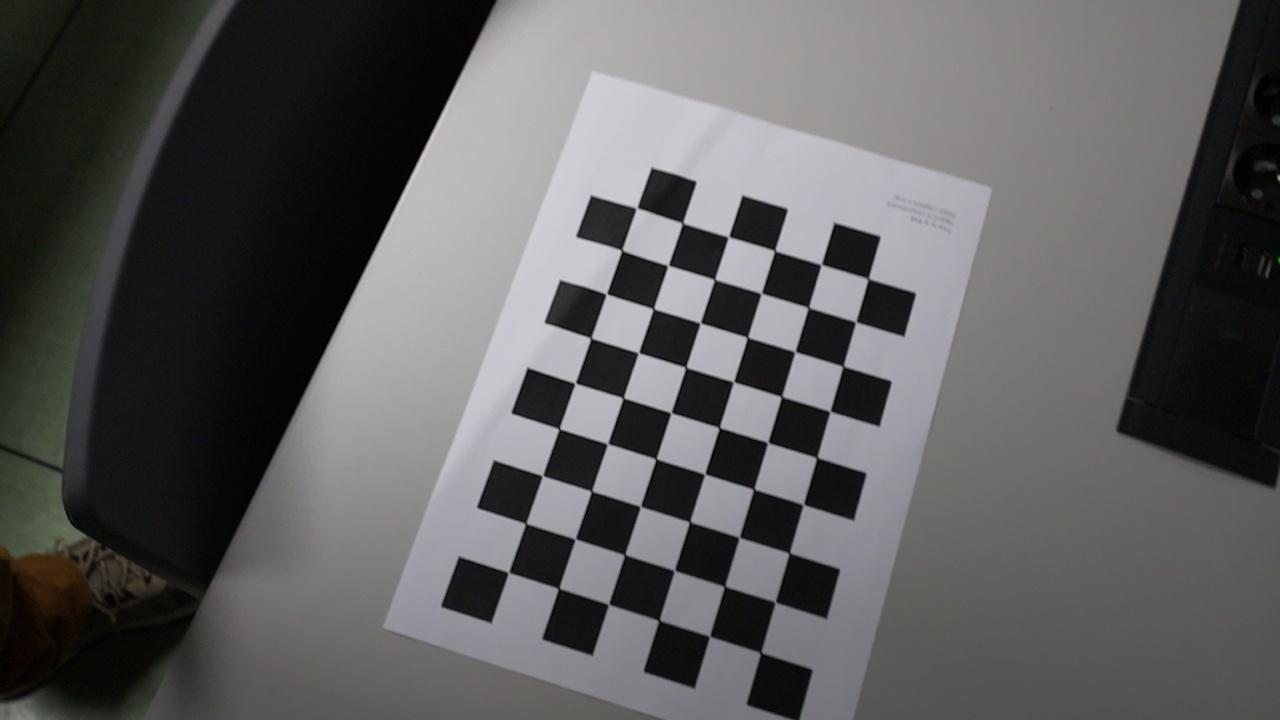
#> input picture calibration_images/1280_720/picam_1280_720_11.jpg, 1280 x 720 px; its folder holds 4 pictures in this run
$ python calibration.py
#> lines starting #> are read from the running program, lines starting #| are printed output that depends on the picture; long printed decimals are rounded
# %%
from typing import List
import numpy as np
import imageio
import cv2
import copy
import glob
import random
import os


# %%
def load_images(filenames: List) -> List:
    return [imageio.imread(filename) for filename in filenames]
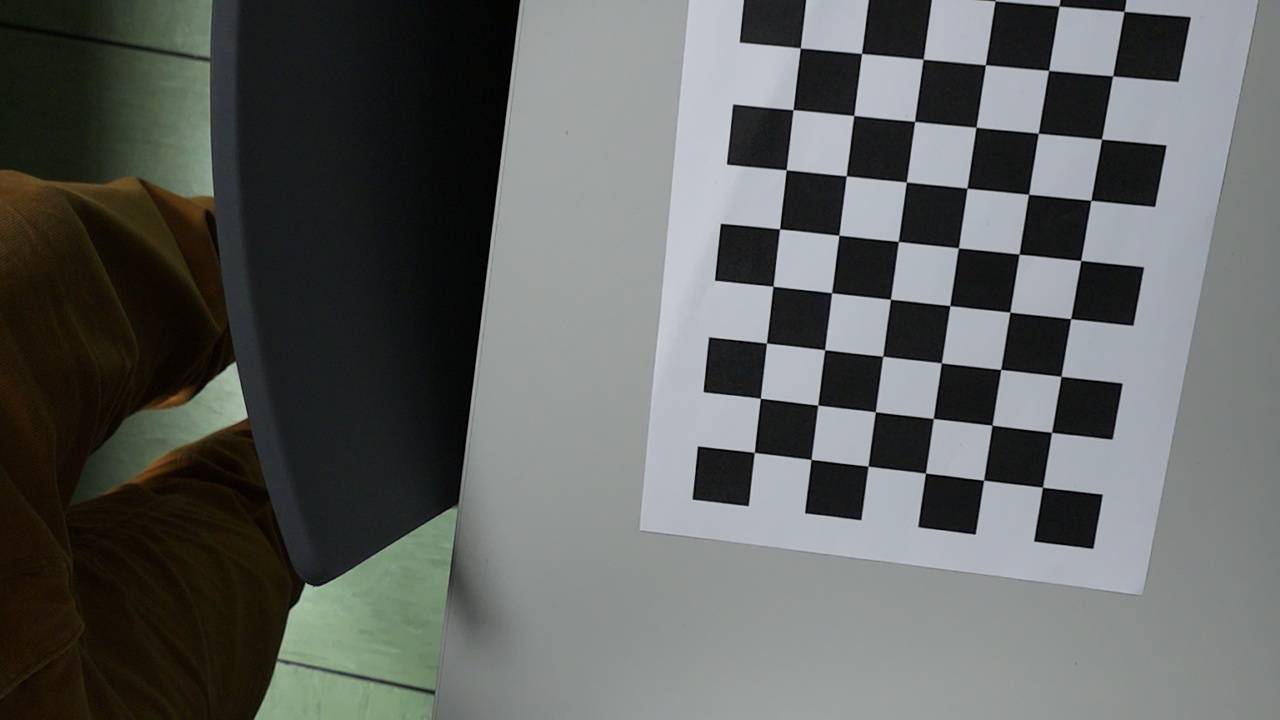
#> input picture calibration_images/1280_720/picam_1280_720_21.jpg, 1280 x 720 px
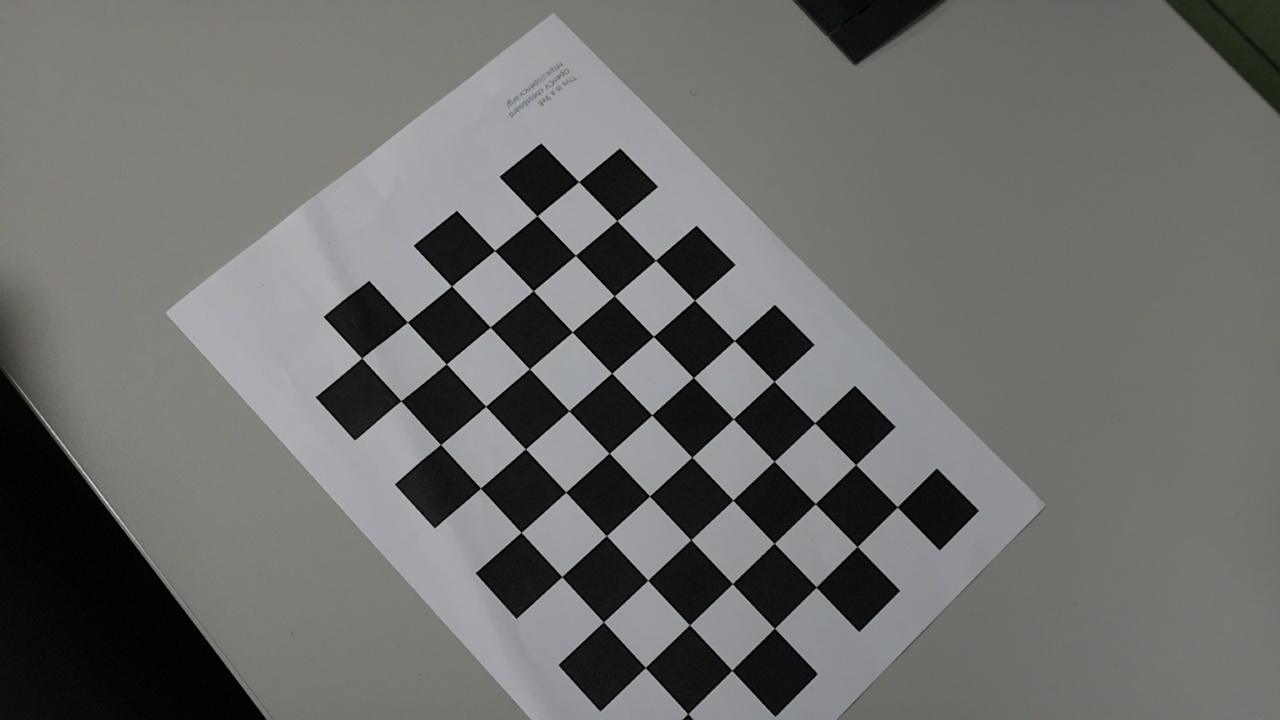
#> input picture calibration_images/1280_720/picam_1280_720_4.jpg, 1280 x 720 px
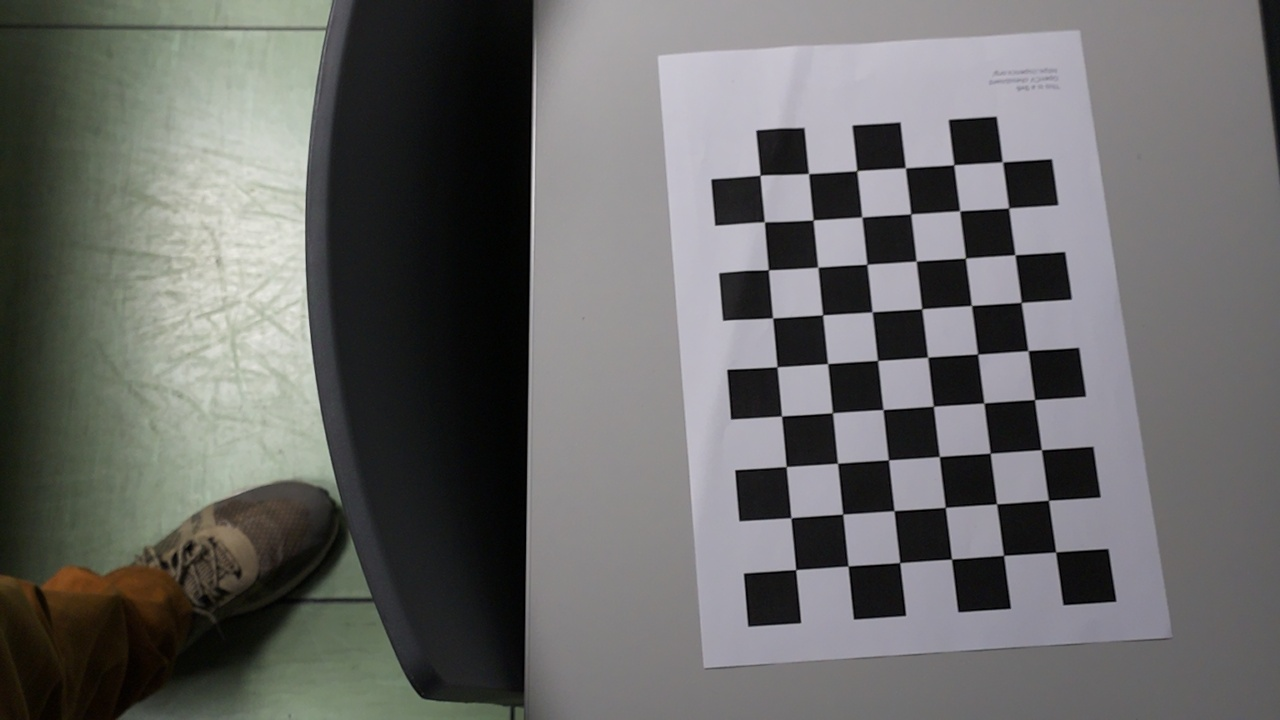
#> input picture calibration_images/1280_720/picam_1280_720_9.jpg, 1280 x 720 px


# %%
imgs_path = "../calibration_images/1280_720/*.jpg"
imgs_paths = glob.glob(imgs_path)

# %%
# Build a list containing the paths of all images from the left camera
imgs = load_images(imgs_paths)
#> imgs = 4 items

# %%
# Find corners with cv2.findChessboardCorners()
corners = []
pattern_size = (9, 6)
for img in imgs:
    corners_found = cv2.findChessboardCorners(img, pattern_size, None)

    corners.append(corners_found)
#> this loop made 4 passes
#> after the loop, corners = 4 items


# %%
corners_copy = copy.deepcopy(corners)
#> corners_copy = 4 items
criteria = (cv2.TERM_CRITERIA_EPS + cv2.TERM_CRITERIA_MAX_ITER, 30, 0.01)

# To refine corner detections with cv2.cornerSubPix() you need to input grayscale images. Build a list containing grayscale images.
imgs_gray = [cv2.cvtColor(img, cv2.COLOR_BGR2GRAY) for img in imgs]
#> imgs_gray = 4 items
#> img is the input picture: shape (720, 1280, 3); mean R, G, B 104.8, 104.8, 103.5

corners_refined = [
    cv2.cornerSubPix(i, cor[1], pattern_size, (-1, -1), criteria) if cor[0] else []
    for i, cor in zip(imgs_gray, corners_copy)
]
#> corners_refined = 4 items

# %%
imgs_copy = copy.deepcopy(imgs)
#> imgs_copy = 4 items

# %%
# Use cv2.drawChessboardCorners() to draw the cornes
corners_drawn = [
    cv2.drawChessboardCorners(img, pattern_size, np.array(corners), len(corners) > 0)
    for img, corners in zip(imgs_copy, corners_refined)
]
#> corners_drawn = 4 items

# %%
# Show images and save when needed


def show_image(img):
    cv2.imshow("image", img)
    cv2.waitKey(0)
    cv2.destroyAllWindows()


def write_image(img, filename):
    cv2.imwrite(filename, img)


os.makedirs("../calibration_images/1280_720_corners", exist_ok=True)
number_corners_detected = 0
for i, (img, corner_copy) in enumerate(zip(corners_drawn, corners_copy)):
    if corner_copy[0]:
        number_corners_detected += 1
        tag = "_detected"
    else:
        tag = ""
    write_image(
        img,
        f"../calibration_images/1280_720_corners/corners_{str(i).zfill(3)}{tag}.jpg",
    )
#> this loop made 4 passes
#> tag on passes 1 to 4: '_detected', '', '_detected', '_detected'
#> pass 1, in write_image, `cv2.imwrite(filename, img)`:
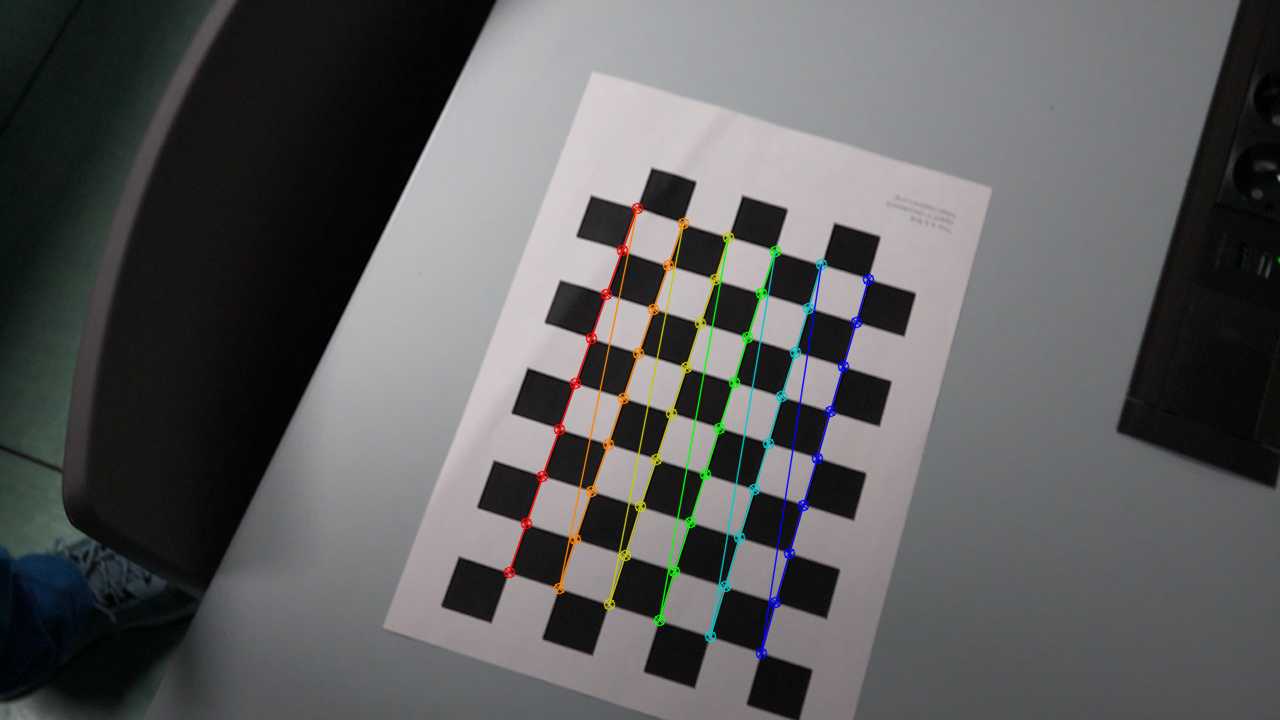
#> saved as corners_000_detected.jpg: shape (720, 1280, 3); mean B, G, R 92.9, 92.6, 92.5
#> after the loop, number_corners_detected = 3
print(f"Number of corners detected: {number_corners_detected}/{len(corners_drawn)}")
#| Number of corners detected: 3/4


# %%
# Design the method. It should return a np.array with np.float32 elements
def get_chessboard_points(chessboard_shape, dx, dy):
#> called with chessboard_shape = (9, 6), dx = 34, dy = 34
    nx = chessboard_shape[0]
    ny = chessboard_shape[1]
    N = nx * ny
    chessboard_points = np.zeros((N, 3), dtype=np.float32)
    # chessboard_points = []

    for y in range(ny):
        for x in range(nx):
            n = x + nx * y
            chessboard_points[n][0] = x * dx
            chessboard_points[n][1] = y * dy
            # chessboard_points.append((float(x * dx), float(y * dy), 0))
    return chessboard_points


chessboard_shape = pattern_size
dx = 34
dy = 34


# %%
# You need the points for every image, not just one
chessboard_points = [get_chessboard_points(pattern_size, dx, dy) for _ in imgs[1:]]
#> chessboard_points = 3 items
np.array(chessboard_points).shape

# %%
# Filter data and get only those with adequate detections
valid_corners = [cor[1] for cor in corners if cor[0]]
#> valid_corners = 3 items
# Convert list to numpy array
valid_corners = np.asarray(valid_corners, dtype=np.float32)
valid_corners.shape

# %%
#
calibration_results_total = []
num_iter = 1
for _ in range(num_iter):
    random.shuffle(valid_corners)
    calibration_results_left = [
        cv2.calibrateCamera(
            chessboard_points[:i],
            valid_corners[:i],
            pattern_size,
            imgs_gray[0].shape[::-1],
            None,
            None,
        )
        for i in range(1, len(valid_corners) + 1)
    ]
    calibration_results_total.append(calibration_results_left)
#> after the loop, calibration_results_total = 1 item
calibration_results_total_rms = [
    [c[0] for c in random_shuffle] for random_shuffle in calibration_results_total
]
#> calibration_results_total_rms = [[0.521, 0.791, 0.757]]
calibration_results_left = np.mean(calibration_results_total_rms, axis=0)
#> calibration_results_left = [0.521, 0.791, 0.757]
calibration_results_left_std = np.std(calibration_results_total_rms, axis=0) / np.sqrt(
    np.array(range(1, len(calibration_results_total_rms[0]) + 1))
)
#> calibration_results_left_std = [0, 0, 0]
rms, intrinsics, dist_coeffs, rvecs, tvecs = calibration_results_total[-1][-1]
#> rms = 0.757; intrinsics = [[2685.3, 0, 56.67], [0, 2317.2, -17.05], [0, 0, 1]]; dist_coeffs = [[0.351, 1.81, -0.0772, -0.138, -5.29]]; rvecs = ([-0.214, -0.3, -1.2], [0.0066, -0.485, -2.22], [0.0066, -0.485, -2.22]); tvecs = ([286.5, 410.3, 1495.5], [338.4, 428.2, 1256.6], [338.4, 428.2, 1256.6])


# Obtain extrinsics
extrinsics = list(
    map(lambda rvec, tvec: np.hstack((cv2.Rodrigues(rvec)[0], tvec)), rvecs, tvecs)
)
#> extrinsics = 3 items

# %%
# Print outputs
print("Intrinsics:\n", intrinsics)
#| Intrinsics:
#|  [[ 2.68533956e+03  0.00000000e+00  5.66730652e+01]
#|  [ 0.00000000e+00  2.31719066e+03 -1.70474420e+01]
#|  [ 0.00000000e+00  0.00000000e+00  1.00000000e+00]]
print("Distortion coefficients:\n", dist_coeffs)
#| Distortion coefficients:
#|  [[ 0.3511   1.809 -0.07723 -0.1375 -5.291 ]]
print("Root mean squared reprojection error:\n", rms)
#| Root mean squared reprojection error:
#|  0.757
camera_parameters = {
    "intrinsics": intrinsics,
    "distortion_coefficients": dist_coeffs,
    "extrinsics": extrinsics,
}

# %%
#  Build a list containing the paths of all images from the fisheye camera and load images
fisheye_imgs_path = glob.glob(imgs_path)
fisheye_imgs = load_images(fisheye_imgs_path)
#> fisheye_imgs = 4 items


# %%
imgs_corners = []
# Parameters for cv2.cornerSubPix()
subpix_criteria = (cv2.TERM_CRITERIA_EPS + cv2.TERM_CRITERIA_MAX_ITER, 30, 0.1)

#  Complete the required parts of the loop
for img in fisheye_imgs:

    #  parse arguments to cv2.findChessboardCorners()
    corners = cv2.findChessboardCorners(img, pattern_size, None)
    if not corners[0]:
        continue
    #  convert image to grayscale to use cv2.cornerSubPix()
    gray_img = cv2.cvtColor(img, cv2.COLOR_BGR2GRAY)
    refined_corners = cv2.cornerSubPix(
        gray_img, corners[1], (3, 3), (-1, -1), subpix_criteria
    )

    #  append only those refined_corners with proper detections
    imgs_corners.append(refined_corners)
#> after the loop, imgs_corners = 3 items

# %%
#  Define the chessboard dimensions and the lenght of the squares (in [mm])
chessboard_dims = pattern_size
length = 34
fisheye_chessboard_points = [
    get_chessboard_points(chessboard_dims, length, length)[np.newaxis, ...]
    for _ in imgs_corners
]
#> fisheye_chessboard_points = 3 items
# fisheye_chessboard_points.shape

# %%
# Parameters for cv2.fisheye.calibrate()
calibration_flags = cv2.fisheye.CALIB_RECOMPUTE_EXTRINSIC + cv2.fisheye.CALIB_FIX_SKEW
intrinsics = np.zeros((3, 3))
distortion = np.zeros((4, 1))
rotations = [np.zeros((1, 1, 3), dtype=np.float64) for _ in imgs_corners]
#> rotations = [[[0, 0, 0]], [[0, 0, 0]], [[0, 0, 0]]]
traslations = [np.zeros((1, 1, 3), dtype=np.float64) for _ in imgs_corners]
#> traslations = [[[0, 0, 0]], [[0, 0, 0]], [[0, 0, 0]]]


# %%
rms, _, _, _, _ = cv2.fisheye.calibrate(
    fisheye_chessboard_points,
    imgs_corners,
    gray_img.shape[::-1],
    intrinsics,
    distortion,
    rotations,
    traslations,
    calibration_flags,
    subpix_criteria,
)
#> rms = 0.322

# %%
# Show intrinsic matrix and distortion coefficients values
import pickle


print(intrinsics)
print(distortion)
distortion_parameters = {
    "intrinsics": intrinsics,
    "distortion_coefficients": distortion,
}
pickle.dump(camera_parameters, open("calibration/camera_parameters.pkl", "wb"))
pickle.dump(distortion_parameters, open("calibration/distortion_parameters.pkl", "wb"))
